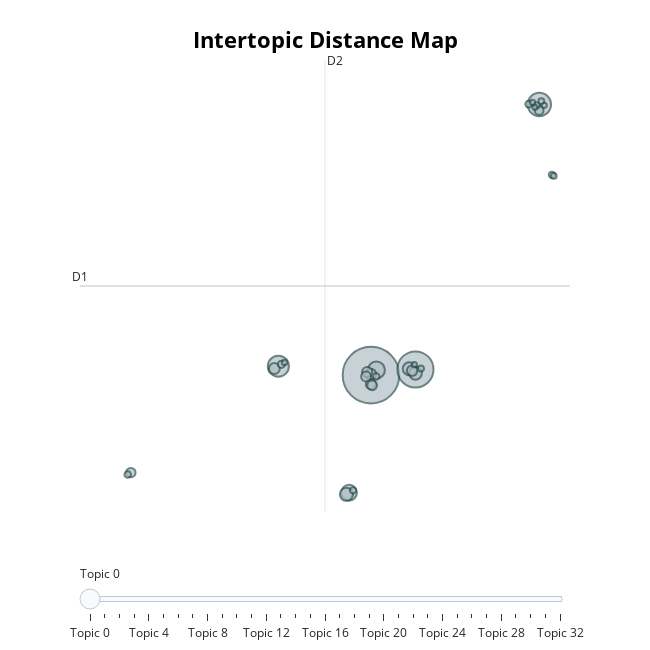

Source (notebook cell):
### Code cell
topic_model.visualize_topics()

### Figure 1 — Plotly figure (JSON) as saved in the notebook; plotly's stock layout.template omitted (floating-point values rounded to 4 significant figures)
{"data": [{"customdata": [[0, "sales | prices | products | delays | customers", 8211], [1, "technical support | reliability | quality | customer service | reliable", 3342], [2, "quick response | answered | answers | responses | precise", 1397], [3, "technician | technicians | competent | tech | competence", 1139], [4, "quality | complaints | ten | issues | products", 744], [5, "troubleshooting | resolved | issue | workaround | defective", 634], [6, "call | call back | telephone | call center | calling", 443], [7, "touch panel | touch screen | gp2000 | panel | screen", 422], [8, "technical support | customers | manufacturers | technical service | sales team", 420], [9, "inverter | inverters | invertor | frequency inverters | converters", 307], [10, "support | supported | supporters | competent | successful", 306], [11, "becuase | quality | reasons | sales | reliability", 279], [12, "ups | upss | troubleshooting | warranty | repair", 266], [13, "quoting | quotations | quotes | quotation | quoted", 248], [14, "drives | speed drives | drive | technical support | firmware", 247], [15, "offers | offered | offer | receive | received", 241], [16, "fine | everything | perfectly | smoothly | usual", 225], [17, "solve problem | quickly | solving | solve | solutions", 195], [18, "professionalism | kindness | friendliness | competence | professional", 133], [19, "prompt | promptness | prompter | response | responses", 120], [20, "lead time | lead | customers | inventory | waiting", 111], [21, "satisfaction | satisfied | satisfy | satisfying | overall", 110], [22, "deadlines | deadline | schedule | commitments | stipulated", 102], [23, "repair | repaired | repairs | replacement | warranty", 101], [24, "responsiveness | responsive | flexible | quality | availability", 98], [25, "information | info | informative | detail | obtained", 91], [26, "efficient | efficiently | performance | fast | quickly", 91], [27, "delays | delay | delayed | timing | waiting", 83], [28, "guidance | advice | advise | competent | guidelines", 77], [29, "service | excellent | appreciate | welcome | helpful", 72], [30, "quick response | response | quick | reply | easy", 71], [31, "attention | interest | responses | brain | relevance", 71], [32, "feedback | quick response | response | respond | slow", 71]], "hovertemplate": "<b>Topic %{customdata[0]}</b><br>%{customdata[1]}<br>Size: %{customdata[2]}", "legendgroup": "", "marker": {"color": "#B0BEC5", "line": {"color": "DarkSlateGrey", "width": 2}, "size": [8211, 3342, 1397, 1139, 744, 634, 443, 422, 420, 307, 306, 279, 266, 248, 247, 241, 225, 195, 133, 120, 111, 110, 102, 101, 98, 91, 91, 83, 77, 72, 71, 71, 71], "sizemode": "area", "sizeref": 5.132, "symbol": "circle"}, "mode": "markers", "name": "", "orientation": "v", "showlegend": false, "type": "scatter", "x": [-4.345, -1.758, 5.449, -9.733, -4.03, -5.619, -5.774, -2.125, -1.755, -4.365, -9.965, -1.956, -4.564, -4.357, -4.63, -4.277, -18.31, 5.437, -9.554, 4.832, -4.043, -18.5, 6.182, -5.389, -1.443, 5.562, 5.303, 6.289, -9.374, -1.822, 5.734, 5.053, 5.187], "xaxis": "x", "y": [0.1064, 0.6701, 26.83, 0.9921, 0.6073, -11.51, -11.66, 0.735, 0.2894, 0.2023, 0.7583, 0.5382, 0.4167, -0.7835, -0.02719, -0.9049, -9.516, 26.25, 1.171, 26.88, -0.03442, -9.699, 19.89, -11.28, 0.7628, 27.15, 26.77, 19.78, 1.35, 1.139, 26.75, 27.04, 26.56], "yaxis": "y"}], "layout": {"annotations": [{"showarrow": false, "text": "D1", "x": -21.27, "y": 8.908, "yshift": 10}, {"showarrow": false, "text": "D2", "x": -7.02, "xshift": 10, "y": 31.23}], "height": 650, "hoverlabel": {"bgcolor": "white", "font": {"family": "Rockwell", "size": 16}}, "legend": {"itemsizing": "constant", "tracegroupgap": 0}, "margin": {"t": 60}, "shapes": [{"line": {"color": "#CFD8DC", "width": 2}, "type": "line", "x0": -7.02, "x1": -7.02, "y0": -13.41, "y1": 31.23}, {"line": {"color": "#9E9E9E", "width": 2}, "type": "line", "x0": -21.27, "x1": 7.232, "y0": 8.908, "y1": 8.908}], "sliders": [{"active": 0, "pad": {"t": 50}, "steps": [{"args": [{"marker.color": [["red", "#B0BEC5", "#B0BEC5", "#B0BEC5", "#B0BEC5", "#B0BEC5", "#B0BEC5", "#B0BEC5", "#B0BEC5", "#B0BEC5", "#B0BEC5", "#B0BEC5", "#B0BEC5", "#B0BEC5", "#B0BEC5", "#B0BEC5", "#B0BEC5", "#B0BEC5", "#B0BEC5", "#B0BEC5", "#B0BEC5", "#B0BEC5", "#B0BEC5", "#B0BEC5", "#B0BEC5", "#B0BEC5", "#B0BEC5", "#B0BEC5", "#B0BEC5", "#B0BEC5", "#B0BEC5", "#B0BEC5", "#B0BEC5"]]}], "label": "Topic 0", "method": "update"}, {"args": [{"marker.color": [["#B0BEC5", "red", "#B0BEC5", "#B0BEC5", "#B0BEC5", "#B0BEC5", "#B0BEC5", "#B0BEC5", "#B0BEC5", "#B0BEC5", "#B0BEC5", "#B0BEC5", "#B0BEC5", "#B0BEC5", "#B0BEC5", "#B0BEC5", "#B0BEC5", "#B0BEC5", "#B0BEC5", "#B0BEC5", "#B0BEC5", "#B0BEC5", "#B0BEC5", "#B0BEC5", "#B0BEC5", "#B0BEC5", "#B0BEC5", "#B0BEC5", "#B0BEC5", "#B0BEC5", "#B0BEC5", "#B0BEC5", "#B0BEC5"]]}], "label": "Topic 1", "method": "update"}, {"args": [{"marker.color": [["#B0BEC5", "#B0BEC5", "red", "#B0BEC5", "#B0BEC5", "#B0BEC5", "#B0BEC5", "#B0BEC5", "#B0BEC5", "#B0BEC5", "#B0BEC5", "#B0BEC5", "#B0BEC5", "#B0BEC5", "#B0BEC5", "#B0BEC5", "#B0BEC5", "#B0BEC5", "#B0BEC5", "#B0BEC5", "#B0BEC5", "#B0BEC5", "#B0BEC5", "#B0BEC5", "#B0BEC5", "#B0BEC5", "#B0BEC5", "#B0BEC5", "#B0BEC5", "#B0BEC5", "#B0BEC5", "#B0BEC5", "#B0BEC5"]]}], "label": "Topic 2", "method": "update"}, {"args": [{"marker.color": [["#B0BEC5", "#B0BEC5", "#B0BEC5", "red", "#B0BEC5", "#B0BEC5", "#B0BEC5", "#B0BEC5", "#B0BEC5", "#B0BEC5", "#B0BEC5", "#B0BEC5", "#B0BEC5", "#B0BEC5", "#B0BEC5", "#B0BEC5", "#B0BEC5", "#B0BEC5", "#B0BEC5", "#B0BEC5", "#B0BEC5", "#B0BEC5", "#B0BEC5", "#B0BEC5", "#B0BEC5", "#B0BEC5", "#B0BEC5", "#B0BEC5", "#B0BEC5", "#B0BEC5", "#B0BEC5", "#B0BEC5", "#B0BEC5"]]}], "label": "Topic 3", "method": "update"}, {"args": [{"marker.color": [["#B0BEC5", "#B0BEC5", "#B0BEC5", "#B0BEC5", "red", "#B0BEC5", "#B0BEC5", "#B0BEC5", "#B0BEC5", "#B0BEC5", "#B0BEC5", "#B0BEC5", "#B0BEC5", "#B0BEC5", "#B0BEC5", "#B0BEC5", "#B0BEC5", "#B0BEC5", "#B0BEC5", "#B0BEC5", "#B0BEC5", "#B0BEC5", "#B0BEC5", "#B0BEC5", "#B0BEC5", "#B0BEC5", "#B0BEC5", "#B0BEC5", "#B0BEC5", "#B0BEC5", "#B0BEC5", "#B0BEC5", "#B0BEC5"]]}], "label": "Topic 4", "method": "update"}, {"args": [{"marker.color": [["#B0BEC5", "#B0BEC5", "#B0BEC5", "#B0BEC5", "#B0BEC5", "red", "#B0BEC5", "#B0BEC5", "#B0BEC5", "#B0BEC5", "#B0BEC5", "#B0BEC5", "#B0BEC5", "#B0BEC5", "#B0BEC5", "#B0BEC5", "#B0BEC5", "#B0BEC5", "#B0BEC5", "#B0BEC5", "#B0BEC5", "#B0BEC5", "#B0BEC5", "#B0BEC5", "#B0BEC5", "#B0BEC5", "#B0BEC5", "#B0BEC5", "#B0BEC5", "#B0BEC5", "#B0BEC5", "#B0BEC5", "#B0BEC5"]]}], "label": "Topic 5", "method": "update"}, {"args": [{"marker.color": [["#B0BEC5", "#B0BEC5", "#B0BEC5", "#B0BEC5", "#B0BEC5", "#B0BEC5", "red", "#B0BEC5", "#B0BEC5", "#B0BEC5", "#B0BEC5", "#B0BEC5", "#B0BEC5", "#B0BEC5", "#B0BEC5", "#B0BEC5", "#B0BEC5", "#B0BEC5", "#B0BEC5", "#B0BEC5", "#B0BEC5", "#B0BEC5", "#B0BEC5", "#B0BEC5", "#B0BEC5", "#B0BEC5", "#B0BEC5", "#B0BEC5", "#B0BEC5", "#B0BEC5", "#B0BEC5", "#B0BEC5", "#B0BEC5"]]}], "label": "Topic 6", "method": "update"}, {"args": [{"marker.color": [["#B0BEC5", "#B0BEC5", "#B0BEC5", "#B0BEC5", "#B0BEC5", "#B0BEC5", "#B0BEC5", "red", "#B0BEC5", "#B0BEC5", "#B0BEC5", "#B0BEC5", "#B0BEC5", "#B0BEC5", "#B0BEC5", "#B0BEC5", "#B0BEC5", "#B0BEC5", "#B0BEC5", "#B0BEC5", "#B0BEC5", "#B0BEC5", "#B0BEC5", "#B0BEC5", "#B0BEC5", "#B0BEC5", "#B0BEC5", "#B0BEC5", "#B0BEC5", "#B0BEC5", "#B0BEC5", "#B0BEC5", "#B0BEC5"]]}], "label": "Topic 7", "method": "update"}, {"args": [{"marker.color": [["#B0BEC5", "#B0BEC5", "#B0BEC5", "#B0BEC5", "#B0BEC5", "#B0BEC5", "#B0BEC5", "#B0BEC5", "red", "#B0BEC5", "#B0BEC5", "#B0BEC5", "#B0BEC5", "#B0BEC5", "#B0BEC5", "#B0BEC5", "#B0BEC5", "#B0BEC5", "#B0BEC5", "#B0BEC5", "#B0BEC5", "#B0BEC5", "#B0BEC5", "#B0BEC5", "#B0BEC5", "#B0BEC5", "#B0BEC5", "#B0BEC5", "#B0BEC5", "#B0BEC5", "#B0BEC5", "#B0BEC5", "#B0BEC5"]]}], "label": "Topic 8", "method": "update"}, {"args": [{"marker.color": [["#B0BEC5", "#B0BEC5", "#B0BEC5", "#B0BEC5", "#B0BEC5", "#B0BEC5", "#B0BEC5", "#B0BEC5", "#B0BEC5", "red", "#B0BEC5", "#B0BEC5", "#B0BEC5", "#B0BEC5", "#B0BEC5", "#B0BEC5", "#B0BEC5", "#B0BEC5", "#B0BEC5", "#B0BEC5", "#B0BEC5", "#B0BEC5", "#B0BEC5", "#B0BEC5", "#B0BEC5", "#B0BEC5", "#B0BEC5", "#B0BEC5", "#B0BEC5", "#B0BEC5", "#B0BEC5", "#B0BEC5", "#B0BEC5"]]}], "label": "Topic 9", "method": "update"}, {"args": [{"marker.color": [["#B0BEC5", "#B0BEC5", "#B0BEC5", "#B0BEC5", "#B0BEC5", "#B0BEC5", "#B0BEC5", "#B0BEC5", "#B0BEC5", "#B0BEC5", "red", "#B0BEC5", "#B0BEC5", "#B0BEC5", "#B0BEC5", "#B0BEC5", "#B0BEC5", "#B0BEC5", "#B0BEC5", "#B0BEC5", "#B0BEC5", "#B0BEC5", "#B0BEC5", "#B0BEC5", "#B0BEC5", "#B0BEC5", "#B0BEC5", "#B0BEC5", "#B0BEC5", "#B0BEC5", "#B0BEC5", "#B0BEC5", "#B0BEC5"]]}], "label": "Topic 10", "method": "update"}, {"args": [{"marker.color": [["#B0BEC5", "#B0BEC5", "#B0BEC5", "#B0BEC5", "#B0BEC5", "#B0BEC5", "#B0BEC5", "#B0BEC5", "#B0BEC5", "#B0BEC5", "#B0BEC5", "red", "#B0BEC5", "#B0BEC5", "#B0BEC5", "#B0BEC5", "#B0BEC5", "#B0BEC5", "#B0BEC5", "#B0BEC5", "#B0BEC5", "#B0BEC5", "#B0BEC5", "#B0BEC5", "#B0BEC5", "#B0BEC5", "#B0BEC5", "#B0BEC5", "#B0BEC5", "#B0BEC5", "#B0BEC5", "#B0BEC5", "#B0BEC5"]]}], "label": "Topic 11", "method": "update"}, {"args": [{"marker.color": [["#B0BEC5", "#B0BEC5", "#B0BEC5", "#B0BEC5", "#B0BEC5", "#B0BEC5", "#B0BEC5", "#B0BEC5", "#B0BEC5", "#B0BEC5", "#B0BEC5", "#B0BEC5", "red", "#B0BEC5", "#B0BEC5", "#B0BEC5", "#B0BEC5", "#B0BEC5", "#B0BEC5", "#B0BEC5", "#B0BEC5", "#B0BEC5", "#B0BEC5", "#B0BEC5", "#B0BEC5", "#B0BEC5", "#B0BEC5", "#B0BEC5", "#B0BEC5", "#B0BEC5", "#B0BEC5", "#B0BEC5", "#B0BEC5"]]}], "label": "Topic 12", "method": "update"}, {"args": [{"marker.color": [["#B0BEC5", "#B0BEC5", "#B0BEC5", "#B0BEC5", "#B0BEC5", "#B0BEC5", "#B0BEC5", "#B0BEC5", "#B0BEC5", "#B0BEC5", "#B0BEC5", "#B0BEC5", "#B0BEC5", "red", "#B0BEC5", "#B0BEC5", "#B0BEC5", "#B0BEC5", "#B0BEC5", "#B0BEC5", "#B0BEC5", "#B0BEC5", "#B0BEC5", "#B0BEC5", "#B0BEC5", "#B0BEC5", "#B0BEC5", "#B0BEC5", "#B0BEC5", "#B0BEC5", "#B0BEC5", "#B0BEC5", "#B0BEC5"]]}], "label": "Topic 13", "method": "update"}, {"args": [{"marker.color": [["#B0BEC5", "#B0BEC5", "#B0BEC5", "#B0BEC5", "#B0BEC5", "#B0BEC5", "#B0BEC5", "#B0BEC5", "#B0BEC5", "#B0BEC5", "#B0BEC5", "#B0BEC5", "#B0BEC5", "#B0BEC5", "red", "#B0BEC5", "#B0BEC5", "#B0BEC5", "#B0BEC5", "#B0BEC5", "#B0BEC5", "#B0BEC5", "#B0BEC5", "#B0BEC5", "#B0BEC5", "#B0BEC5", "#B0BEC5", "#B0BEC5", "#B0BEC5", "#B0BEC5", "#B0BEC5", "#B0BEC5", "#B0BEC5"]]}], "label": "Topic 14", "method": "update"}, {"args": [{"marker.color": [["#B0BEC5", "#B0BEC5", "#B0BEC5", "#B0BEC5", "#B0BEC5", "#B0BEC5", "#B0BEC5", "#B0BEC5", "#B0BEC5", "#B0BEC5", "#B0BEC5", "#B0BEC5", "#B0BEC5", "#B0BEC5", "#B0BEC5", "red", "#B0BEC5", "#B0BEC5", "#B0BEC5", "#B0BEC5", "#B0BEC5", "#B0BEC5", "#B0BEC5", "#B0BEC5", "#B0BEC5", "#B0BEC5", "#B0BEC5", "#B0BEC5", "#B0BEC5", "#B0BEC5", "#B0BEC5", "#B0BEC5", "#B0BEC5"]]}], "label": "Topic 15", "method": "update"}, {"args": [{"marker.color": [["#B0BEC5", "#B0BEC5", "#B0BEC5", "#B0BEC5", "#B0BEC5", "#B0BEC5", "#B0BEC5", "#B0BEC5", "#B0BEC5", "#B0BEC5", "#B0BEC5", "#B0BEC5", "#B0BEC5", "#B0BEC5", "#B0BEC5", "#B0BEC5", "red", "#B0BEC5", "#B0BEC5", "#B0BEC5", "#B0BEC5", "#B0BEC5", "#B0BEC5", "#B0BEC5", "#B0BEC5", "#B0BEC5", "#B0BEC5", "#B0BEC5", "#B0BEC5", "#B0BEC5", "#B0BEC5", "#B0BEC5", "#B0BEC5"]]}], "label": "Topic 16", "method": "update"}, {"args": [{"marker.color": [["#B0BEC5", "#B0BEC5", "#B0BEC5", "#B0BEC5", "#B0BEC5", "#B0BEC5", "#B0BEC5", "#B0BEC5", "#B0BEC5", "#B0BEC5", "#B0BEC5", "#B0BEC5", "#B0BEC5", "#B0BEC5", "#B0BEC5", "#B0BEC5", "#B0BEC5", "red", "#B0BEC5", "#B0BEC5", "#B0BEC5", "#B0BEC5", "#B0BEC5", "#B0BEC5", "#B0BEC5", "#B0BEC5", "#B0BEC5", "#B0BEC5", "#B0BEC5", "#B0BEC5", "#B0BEC5", "#B0BEC5", "#B0BEC5"]]}], "label": "Topic 17", "method": "update"}, {"args": [{"marker.color": [["#B0BEC5", "#B0BEC5", "#B0BEC5", "#B0BEC5", "#B0BEC5", "#B0BEC5", "#B0BEC5", "#B0BEC5", "#B0BEC5", "#B0BEC5", "#B0BEC5", "#B0BEC5", "#B0BEC5", "#B0BEC5", "#B0BEC5", "#B0BEC5", "#B0BEC5", "#B0BEC5", "red", "#B0BEC5", "#B0BEC5", "#B0BEC5", "#B0BEC5", "#B0BEC5", "#B0BEC5", "#B0BEC5", "#B0BEC5", "#B0BEC5", "#B0BEC5", "#B0BEC5", "#B0BEC5", "#B0BEC5", "#B0BEC5"]]}], "label": "Topic 18", "method": "update"}, {"args": [{"marker.color": [["#B0BEC5", "#B0BEC5", "#B0BEC5", "#B0BEC5", "#B0BEC5", "#B0BEC5", "#B0BEC5", "#B0BEC5", "#B0BEC5", "#B0BEC5", "#B0BEC5", "#B0BEC5", "#B0BEC5", "#B0BEC5", "#B0BEC5", "#B0BEC5", "#B0BEC5", "#B0BEC5", "#B0BEC5", "red", "#B0BEC5", "#B0BEC5", "#B0BEC5", "#B0BEC5", "#B0BEC5", "#B0BEC5", "#B0BEC5", "#B0BEC5", "#B0BEC5", "#B0BEC5", "#B0BEC5", "#B0BEC5", "#B0BEC5"]]}], "label": "Topic 19", "method": "update"}, {"args": [{"marker.color": [["#B0BEC5", "#B0BEC5", "#B0BEC5", "#B0BEC5", "#B0BEC5", "#B0BEC5", "#B0BEC5", "#B0BEC5", "#B0BEC5", "#B0BEC5", "#B0BEC5", "#B0BEC5", "#B0BEC5", "#B0BEC5", "#B0BEC5", "#B0BEC5", "#B0BEC5", "#B0BEC5", "#B0BEC5", "#B0BEC5", "red", "#B0BEC5", "#B0BEC5", "#B0BEC5", "#B0BEC5", "#B0BEC5", "#B0BEC5", "#B0BEC5", "#B0BEC5", "#B0BEC5", "#B0BEC5", "#B0BEC5", "#B0BEC5"]]}], "label": "Topic 20", "method": "update"}, {"args": [{"marker.color": [["#B0BEC5", "#B0BEC5", "#B0BEC5", "#B0BEC5", "#B0BEC5", "#B0BEC5", "#B0BEC5", "#B0BEC5", "#B0BEC5", "#B0BEC5", "#B0BEC5", "#B0BEC5", "#B0BEC5", "#B0BEC5", "#B0BEC5", "#B0BEC5", "#B0BEC5", "#B0BEC5", "#B0BEC5", "#B0BEC5", "#B0BEC5", "red", "#B0BEC5", "#B0BEC5", "#B0BEC5", "#B0BEC5", "#B0BEC5", "#B0BEC5", "#B0BEC5", "#B0BEC5", "#B0BEC5", "#B0BEC5", "#B0BEC5"]]}], "label": "Topic 21", "method": "update"}, {"args": [{"marker.color": [["#B0BEC5", "#B0BEC5", "#B0BEC5", "#B0BEC5", "#B0BEC5", "#B0BEC5", "#B0BEC5", "#B0BEC5", "#B0BEC5", "#B0BEC5", "#B0BEC5", "#B0BEC5", "#B0BEC5", "#B0BEC5", "#B0BEC5", "#B0BEC5", "#B0BEC5", "#B0BEC5", "#B0BEC5", "#B0BEC5", "#B0BEC5", "#B0BEC5", "red", "#B0BEC5", "#B0BEC5", "#B0BEC5", "#B0BEC5", "#B0BEC5", "#B0BEC5", "#B0BEC5", "#B0BEC5", "#B0BEC5", "#B0BEC5"]]}], "label": "Topic 22", "method": "update"}, {"args": [{"marker.color": [["#B0BEC5", "#B0BEC5", "#B0BEC5", "#B0BEC5", "#B0BEC5", "#B0BEC5", "#B0BEC5", "#B0BEC5", "#B0BEC5", "#B0BEC5", "#B0BEC5", "#B0BEC5", "#B0BEC5", "#B0BEC5", "#B0BEC5", "#B0BEC5", "#B0BEC5", "#B0BEC5", "#B0BEC5", "#B0BEC5", "#B0BEC5", "#B0BEC5", "#B0BEC5", "red", "#B0BEC5", "#B0BEC5", "#B0BEC5", "#B0BEC5", "#B0BEC5", "#B0BEC5", "#B0BEC5", "#B0BEC5", "#B0BEC5"]]}], "label": "Topic 23", "method": "update"}, {"args": [{"marker.color": [["#B0BEC5", "#B0BEC5", "#B0BEC5", "#B0BEC5", "#B0BEC5", "#B0BEC5", "#B0BEC5", "#B0BEC5", "#B0BEC5", "#B0BEC5", "#B0BEC5", "#B0BEC5", "#B0BEC5", "#B0BEC5", "#B0BEC5", "#B0BEC5", "#B0BEC5", "#B0BEC5", "#B0BEC5", "#B0BEC5", "#B0BEC5", "#B0BEC5", "#B0BEC5", "#B0BEC5", "red", "#B0BEC5", "#B0BEC5", "#B0BEC5", "#B0BEC5", "#B0BEC5", "#B0BEC5", "#B0BEC5", "#B0BEC5"]]}], "label": "Topic 24", "method": "update"}, {"args": [{"marker.color": [["#B0BEC5", "#B0BEC5", "#B0BEC5", "#B0BEC5", "#B0BEC5", "#B0BEC5", "#B0BEC5", "#B0BEC5", "#B0BEC5", "#B0BEC5", "#B0BEC5", "#B0BEC5", "#B0BEC5", "#B0BEC5", "#B0BEC5", "#B0BEC5", "#B0BEC5", "#B0BEC5", "#B0BEC5", "#B0BEC5", "#B0BEC5", "#B0BEC5", "#B0BEC5", "#B0BEC5", "#B0BEC5", "red", "#B0BEC5", "#B0BEC5", "#B0BEC5", "#B0BEC5", "#B0BEC5", "#B0BEC5", "#B0BEC5"]]}], "label": "Topic 25", "method": "update"}, {"args": [{"marker.color": [["#B0BEC5", "#B0BEC5", "#B0BEC5", "#B0BEC5", "#B0BEC5", "#B0BEC5", "#B0BEC5", "#B0BEC5", "#B0BEC5", "#B0BEC5", "#B0BEC5", "#B0BEC5", "#B0BEC5", "#B0BEC5", "#B0BEC5", "#B0BEC5", "#B0BEC5", "#B0BEC5", "#B0BEC5", "#B0BEC5", "#B0BEC5", "#B0BEC5", "#B0BEC5", "#B0BEC5", "#B0BEC5", "#B0BEC5", "red", "#B0BEC5", "#B0BEC5", "#B0BEC5", "#B0BEC5", "#B0BEC5", "#B0BEC5"]]}], "label": "Topic 26", "method": "update"}, {"args": [{"marker.color": [["#B0BEC5", "#B0BEC5", "#B0BEC5", "#B0BEC5", "#B0BEC5", "#B0BEC5", "#B0BEC5", "#B0BEC5", "#B0BEC5", "#B0BEC5", "#B0BEC5", "#B0BEC5", "#B0BEC5", "#B0BEC5", "#B0BEC5", "#B0BEC5", "#B0BEC5", "#B0BEC5", "#B0BEC5", "#B0BEC5", "#B0BEC5", "#B0BEC5", "#B0BEC5", "#B0BEC5", "#B0BEC5", "#B0BEC5", "#B0BEC5", "red", "#B0BEC5", "#B0BEC5", "#B0BEC5", "#B0BEC5", "#B0BEC5"]]}], "label": "Topic 27", "method": "update"}, {"args": [{"marker.color": [["#B0BEC5", "#B0BEC5", "#B0BEC5", "#B0BEC5", "#B0BEC5", "#B0BEC5", "#B0BEC5", "#B0BEC5", "#B0BEC5", "#B0BEC5", "#B0BEC5", "#B0BEC5", "#B0BEC5", "#B0BEC5", "#B0BEC5", "#B0BEC5", "#B0BEC5", "#B0BEC5", "#B0BEC5", "#B0BEC5", "#B0BEC5", "#B0BEC5", "#B0BEC5", "#B0BEC5", "#B0BEC5", "#B0BEC5", "#B0BEC5", "#B0BEC5", "red", "#B0BEC5", "#B0BEC5", "#B0BEC5", "#B0BEC5"]]}], "label": "Topic 28", "method": "update"}, {"args": [{"marker.color": [["#B0BEC5", "#B0BEC5", "#B0BEC5", "#B0BEC5", "#B0BEC5", "#B0BEC5", "#B0BEC5", "#B0BEC5", "#B0BEC5", "#B0BEC5", "#B0BEC5", "#B0BEC5", "#B0BEC5", "#B0BEC5", "#B0BEC5", "#B0BEC5", "#B0BEC5", "#B0BEC5", "#B0BEC5", "#B0BEC5", "#B0BEC5", "#B0BEC5", "#B0BEC5", "#B0BEC5", "#B0BEC5", "#B0BEC5", "#B0BEC5", "#B0BEC5", "#B0BEC5", "red", "#B0BEC5", "#B0BEC5", "#B0BEC5"]]}], "label": "Topic 29", "method": "update"}, {"args": [{"marker.color": [["#B0BEC5", "#B0BEC5", "#B0BEC5", "#B0BEC5", "#B0BEC5", "#B0BEC5", "#B0BEC5", "#B0BEC5", "#B0BEC5", "#B0BEC5", "#B0BEC5", "#B0BEC5", "#B0BEC5", "#B0BEC5", "#B0BEC5", "#B0BEC5", "#B0BEC5", "#B0BEC5", "#B0BEC5", "#B0BEC5", "#B0BEC5", "#B0BEC5", "#B0BEC5", "#B0BEC5", "#B0BEC5", "#B0BEC5", "#B0BEC5", "#B0BEC5", "#B0BEC5", "#B0BEC5", "red", "#B0BEC5", "#B0BEC5"]]}], "label": "Topic 30", "method": "update"}, {"args": [{"marker.color": [["#B0BEC5", "#B0BEC5", "#B0BEC5", "#B0BEC5", "#B0BEC5", "#B0BEC5", "#B0BEC5", "#B0BEC5", "#B0BEC5", "#B0BEC5", "#B0BEC5", "#B0BEC5", "#B0BEC5", "#B0BEC5", "#B0BEC5", "#B0BEC5", "#B0BEC5", "#B0BEC5", "#B0BEC5", "#B0BEC5", "#B0BEC5", "#B0BEC5", "#B0BEC5", "#B0BEC5", "#B0BEC5", "#B0BEC5", "#B0BEC5", "#B0BEC5", "#B0BEC5", "#B0BEC5", "#B0BEC5", "red", "#B0BEC5"]]}], "label": "Topic 31", "method": "update"}, {"args": [{"marker.color": [["#B0BEC5", "#B0BEC5", "#B0BEC5", "#B0BEC5", "#B0BEC5", "#B0BEC5", "#B0BEC5", "#B0BEC5", "#B0BEC5", "#B0BEC5", "#B0BEC5", "#B0BEC5", "#B0BEC5", "#B0BEC5", "#B0BEC5", "#B0BEC5", "#B0BEC5", "#B0BEC5", "#B0BEC5", "#B0BEC5", "#B0BEC5", "#B0BEC5", "#B0BEC5", "#B0BEC5", "#B0BEC5", "#B0BEC5", "#B0BEC5", "#B0BEC5", "#B0BEC5", "#B0BEC5", "#B0BEC5", "#B0BEC5", "red"]]}], "label": "Topic 32", "method": "update"}]}], "title": {"font": {"color": "Black", "size": 22}, "text": "<b>Intertopic Distance Map</b>", "x": 0.5, "xanchor": "center", "y": 0.95, "yanchor": "top"}, "width": 650, "xaxis": {"anchor": "y", "domain": [0, 1], "range": [-21.27, 7.232], "title": {"text": ""}, "visible": false}, "yaxis": {"anchor": "x", "domain": [0, 1], "range": [-13.41, 31.23], "title": {"text": ""}, "visible": false}}}
